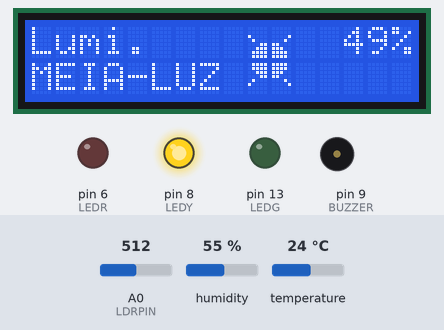
The sketch below on a simulated Arduino Uno, built with avr-gcc and run on an emulated ATmega328P. Shown: 16×2 character LCD, output pins drawn as LEDs (lit = HIGH), buzzer (waves = sounding). The test bench sets the inputs (shaded band); at power-on: A0 (LDRPIN) = 512, humidity 55 %, temperature 24 °C. What the sketch prints to the serial monitor is not drawn.

Above: at 6.2 s.
6.3 s: A0 (LDRPIN) set to 483
At 11.2 s:
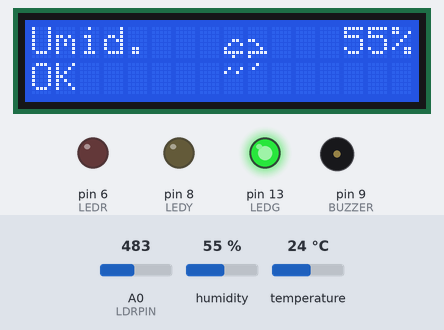
At 21.2 s:
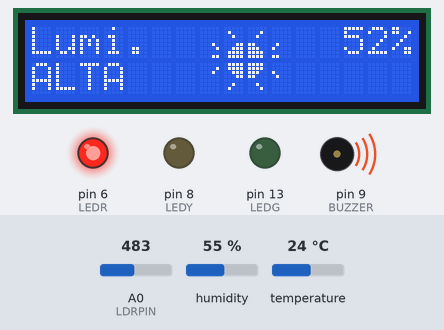
Timing chart, 0 to 26.3 s (numbered marks = the images above; inputs shaded):
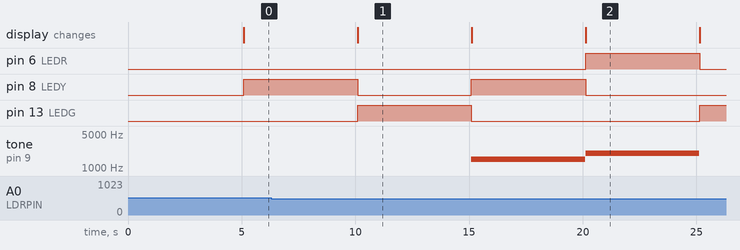

Measured:
- the behaviour switches between 502 and 501 on A0 (LDRPIN) (found by bisection; images 0 and 1)
- after the input at 6.3 s, pin 6 (LEDR): LOW → HIGH after 13.8 s, → LOW 5.0 s later; the display: first differs from a run without the input after 13.8 s (image 2)
- what the display in image 1 shows lasts 5.0 s, from 10.1 s to 15.1 s

The sketch:

codigo-simulador.ino
```cpp
// Adicionando as bibliotecas para o Display e o DHT
#include <LiquidCrystal.h>
#include <DHT.h>

// Definindo o pino do DHT, o tipo do DHT, o número de leituras para o cálculo da média e os pinos dos LEDs
#define DHTPIN 7     // Pino de dados do DHT22 conectado ao pino digital 7
#define DHTTYPE DHT22   // Tipo do sensor DHT
#define LDRPIN A0 // Defino o pino A0 para o LDR
#define NUM_READINGS 10  // Número de leituras para calcular a média
#define LEDG 13 // Define o pino 13 digital para o led VERDE
#define LEDY 8 // Define o pino 8 digital para o led AMARELO
#define LEDR 6 // Define o pino 6 digital para o led VERMELHO
#define BUZZER 9 // Define o pino digital 9 para a buzina
#define DELAY_PADRAO 5000 // Define o delay padrão para 5 segundos

DHT dht(DHTPIN, DHTTYPE);
LiquidCrystal lcd(12, 11, 10, 5, 4, 3, 2);

// Definindo os bytes do desenho do logo
byte logo0x3[] = { B00000, B00011, B00100, B01000, B01000, B10000, B10000, B10000 };
byte logo0x4[] = { B11111, B00000, B11100, B10010, B10010, B10010, B10010, B11100 };
byte logo0x5[] = { B00000, B11000, B00100, B00010, B00010, B00001, B00001, B00001 };
byte logo1x3[] = { B10000, B10000, B01000, B01000, B00100, B00011, B00000, B00000 };
byte logo1x4[] = { B01111, B01000, B01111, B00001, B01111, B00000, B11111, B00000 };
byte logo1x5[] = { B00001, B00001, B00010, B00010, B00100, B11000, B00000, B00000 };

// Desenho da lua (luminosidade ok)
byte lua8x0[] = { B00000, B00000, B00000, B00001, B00111, B01110, B01110, B11110 };
byte lua9x0[] = { B00000, B00000, B00000, B10000, B00000, B00000, B00000, B00000 };
byte lua8x1[] = { B11110, B01110, B01110, B00111, B00011, B00000, B00000, B00000 };
byte lua9x1[] = { B00000, B00000, B00001, B11110, B11100, B00000, B00000, B00000 };

// Desenho do sol (luminosidade meia-luz)
byte solm9x0[] = { B00000, B00000, B10000, B01000, B00011, B00111, B01111, B01111 };
byte solm10x0[] = { B00000, B00000, B00001, B00010, B11000, B11100, B11110, B11110 };
byte solm9x1[] = { B01111, B01111, B00111, B00011, B01000, B10000, B00000, B00000 };
byte solm10x1[] = { B11110, B11110, B11100, B11000, B00010, B00001, B00000, B00000 };

// Desenho do sol escaldante (luminosidade alta)
byte sol7x0[] = { B00000, B00000, B00000, B00000, B00010, B00001, B00000, B00011 };
byte sol8x0[] = { B00000, B01000, B00100, B00000, B00011, B00111, B01111, B01111 };
byte sol9x0[] = { B00000, B00010, B00100, B00000, B11000, B11100, B11110, B11110 };
byte sol10x0[] = { B00000, B00000, B00000, B00000, B01000, B10000, B00000, B11000 };
byte sol7x1[] = { B00000, B00001, B00010, B00000, B00000, B00000, B00000, B00000 };
byte sol8x1[] = { B01111, B01111, B00111, B00011, B00000, B00100, B01000, B00000 };
byte sol9x1[] = { B11110, B11110, B11100, B11000, B00000, B00100, B00010, B00000 };
byte sol10x1[] = { B00000, B00000, B10000, B01000, B00000, B00000, B00000, B00000 };

// Desenho da nuvem seca (umidade baixa)
byte nuvems8x0[] = { B00000, B00000, B00000, B00110, B01001, B10000, B11111, B00100 };
byte nuvems9x0[] = { B00000, B00000, B00000, B11000, B00100, B00010, B11111, B10000 };
byte nuvems8x1[] = { B01001, B00000, B00000, B00000, B00000, B00000, B00000, B00000 };
byte nuvems9x1[] = { B00000, B00000, B00000, B00000, B00000, B00000, B00000, B00000 };

// Desenho da nuvem meio cheia (umidade ok)
byte nuvemmc8x0[] = { B00000, B00000, B00000, B00110, B01001, B10000, B11111, B00100 };
byte nuvemmc9x0[] = { B00000, B00000, B00000, B11000, B00100, B00010, B11111, B10000 };
byte nuvemmc8x1[] = { B00000, B01001, B10010, B00000, B00000, B00000, B00000, B00000 };
byte nuvemmc9x1[] = { B00100, B01000, B00000, B00000, B00000, B00000, B00000, B00000 };

// Desenho da nuvem cheia (umidade alta)
byte nuvemc8x0[] = { B00000, B00000, B00000, B00110, B01001, B10000, B11111, B00100 };
byte nuvemc9x0[] = { B00000, B00000, B00000, B11000, B00100, B00010, B11111, B10100 };
byte nuvemc8x1[] = { B01001, B10010, B00000, B00101, B01000, B00000, B00100, B00000 };
byte nuvemc9x1[] = { B01000, B00000, B10000, B00100, B01000, B00000, B00000, B00000 };

// Desenho do termômetro vazio (temperatura baixa)
byte term8x0[] = { B00001, B00010, B00011, B00011, B00010, B00011, B00010, B00011 };
byte term9x0[] = { B10000, B01000, B01000, B01000, B01000, B01000, B01000, B01000 };
byte term8x1[] = { B00010, B00100, B01000, B01011, B01001, B00100, B00011, B00000 };
byte term9x1[] = { B01000, B00100, B00010, B11010, B10010, B00100, B11000, B00000 };

// Desenho do termômetro meio cheio (temperatura ok)
byte termm8x0[] = { B00000, B00001, B00010, B00011, B00010, B00011, B00010, B00011 };
byte termm9x0[] = { B00000, B10000, B01000, B01000, B01000, B01000, B01000, B01000 };
byte termm8x1[] = { B00011, B00101, B01011, B01011, B01001, B00100, B00011, B00000 };
byte termm9x1[] = { B11000, B10100, B11010, B11010, B10010, B00100, B11000, B00000 };

// Desenho do termômetro cheio (temperatura alta)
byte termc8x0[] = { B00001, B00010, B00011, B00011, B00010, B00011, B00010, B00011 };
byte termc9x0[] = { B10000, B11000, B11000, B11000, B11000, B11000, B11000, B11000 };
byte termc8x1[] = { B00011, B00101, B01011, B01011, B01001, B00100, B00011, B00000 };
byte termc9x1[] = { B11000, B10100, B11010, B11010, B10010, B00100, B11000, B00000 };

// Desenho da nuvem (umidade)
byte nuvem7x0[] = { B00000, B00000, B00000, B00000, B00000, B00000, B00001, B00000 };
byte nuvem8x0[] = { B00000, B00000, B00000, B00110, B01001, B10000, B11111, B00100 };
byte nuvem9x0[] = { B00000, B00000, B00000, B11000, B00100, B00010, B11111, B10000 };
byte nuvem8x1[] = { B01001, B10010, B00000, B00010, B00100, B00000, B00000, B00000 };
byte nuvem9x1[] = { B01000, B10000, B00100, B01000, B00000, B00000, B00000, B00000 };


void setup()
{
  // Iniciando o serial
  Serial.begin(9600);
  Serial.println("D A T A   S P H E R E");

  // Definindo os pinos dos leds como SAÍDA
  pinMode(LDRPIN, INPUT);  // Define o pino LDRPIN como saída
  pinMode(LEDG, OUTPUT);   // Define o pino LEDG como saída
  pinMode(LEDY, OUTPUT);   // Define o pino LEDY como saída
  pinMode(LEDR, OUTPUT);   // Define o pino LEDR como saída
  pinMode(BUZZER, OUTPUT); // Define o pino BUZZER como saída

  // Iniciando o DHT e o Display 16 x 2
  dht.begin();
  lcd.begin(16,2);

  // Criando os caracteres para o desenho do logo para o display
  lcd.createChar(0, logo0x3);
  lcd.createChar(1, logo0x4);
  lcd.createChar(2, logo0x5);
  lcd.createChar(3, logo1x3);
  lcd.createChar(4, logo1x4);
  lcd.createChar(5, logo1x5);

  // Mostrando o LOGO no Display
  lcd.clear();
  lcd.setCursor(3, 0);
  lcd.write(byte(0));
  lcd.setCursor(4, 0);
  lcd.write(byte(1));
  lcd.setCursor(5, 0);
  lcd.write(byte(2));
  lcd.setCursor(3, 1);
  lcd.write(byte(3));
  lcd.setCursor(4, 1);
  lcd.write(byte(4));
  lcd.setCursor(5, 1);
  lcd.write(byte(5));

  lcd.setCursor(7, 0);
  lcd.print("DATA");
  lcd.setCursor(8, 1);
  lcd.print("SPHERE");


  // Delay para o logo da empresa aparecer no display por 5 segundos
  delay(DELAY_PADRAO);
}

void loop() {

  // Definindo o valor da umidade e temperatura
  float humidity = 0;
  float temperature = 0;
  float luminosityLux = 0;

  // Realizando X leituras e calculando a média da umidade e temperatura
  for (int i = 0; i < NUM_READINGS; i++) {
  humidity += dht.readHumidity();          // Soma as leituras de umidade
  temperature += dht.readTemperature();    // Soma as leituras de temperatura
  luminosityLux += analogRead(LDRPIN);     // Soma as leituras da luminosidade
  }

  // Calcula a média das leituras
  luminosityLux /= NUM_READINGS;
  humidity /= NUM_READINGS;
  temperature /= NUM_READINGS;

  // Convertendo a Luminosidade
  float luminosity = map(luminosityLux, 1023, 0, 0, 100);

  // Convertendo o valores da luminosidade, umidade e temperatura para int, para não aparecer casas decimais no display
  int luminosityInt = static_cast<int>(luminosity);
  int humidityInt = static_cast<int>(humidity);
  int temperatureInt = static_cast<int>(temperature);

 // Escrevendo Luminosidade no display
  lcd.clear();
  lcd.setCursor(0, 0);
  lcd.print("Lumi.");

  // Verifica o valor da média da LUMINOSIDADE e mostra no serial e no display
if (luminosity <= 15) {
    // Faça algo se a luminosidade for baixa
    // Desliga os outros LEDs e liga o verde, indicando luminosidade baixa (ok)
    digitalWrite(LEDG, HIGH); // Liga o LED verde
    digitalWrite(LEDY, LOW);  // Desliga o LED amarelo
    digitalWrite(LEDR, LOW);  // Desliga o LED vermelho

    Serial.print("Luminosidade ESCURA: ");

    // Escreve no display no estado da umidade
    lcd.setCursor(0, 1);
    lcd.print("OK");

    // Criando os caracteres para o desenho da lua para o display
    lcd.createChar(0, lua8x0);
    lcd.createChar(1, lua9x0);
    lcd.createChar(2, lua8x1);
    lcd.createChar(3, lua9x1);

    // Mostrando a lua no display
    lcd.setCursor(8, 0);
    lcd.write(byte(0));
    lcd.setCursor(9, 0);
    lcd.write(byte(1));
    lcd.setCursor(8, 1);
    lcd.write(byte(2));
    lcd.setCursor(9, 1);
    lcd.write(byte(3));

} else if (luminosity > 15 && luminosity <= 50) {
    // Faça algo se a luminosidade estiver moderada
    // Desliga os outros LEDs e liga o amarelo, indicando luminosidade moderada (alerta)
    digitalWrite(LEDG, LOW); // Desliga o LED verde
    digitalWrite(LEDY, HIGH);  // Liga o LED amarelo
    digitalWrite(LEDR, LOW);  // Desliga o LED vermelho

    Serial.print("Luminosidade MODERADA: ");

    // Escreve no display no estado da umidade
    lcd.setCursor(0, 1);
    lcd.print("MEIA-LUZ");

    // Criando os caracteres para o desenho do sol para o display

    lcd.createChar(0, solm9x0);
    lcd.createChar(1, solm10x0);
    lcd.createChar(2, solm9x1);
    lcd.createChar(3, solm10x1);

    // Mostrando a lua no display
    lcd.setCursor(9, 0);
    lcd.write(byte(0));
    lcd.setCursor(10, 0);
    lcd.write(byte(1));
    lcd.setCursor(9, 1);
    lcd.write(byte(2));
    lcd.setCursor(10, 1);
    lcd.write(byte(3));

} else {
    // Faça algo se a luminosidade estiver alta
    // Desliga os outros LEDs e liga o vermelho, indicando luminosidade alta (estado crítico)
    digitalWrite(LEDG, LOW); // Desliga o LED verde
    digitalWrite(LEDY, LOW);  // Desliga o LED amarelo
    digitalWrite(LEDR, HIGH);  // Liga o LED vermelho

    tone(BUZZER, 2000, 5000); // Dispara a buzina a uma frequência DE 2000Hz por 5 segundos

    Serial.print("Luminosidade ALTA: ");

    // Escreve no display no estado da umidade
    lcd.setCursor(0, 1);
    lcd.print("ALTA");

    // Criando os caracteres para o desenho do sol para o display
    lcd.createChar(0, sol7x0);
    lcd.createChar(1, sol8x0);
    lcd.createChar(2, sol9x0);
    lcd.createChar(3, sol10x0);
    lcd.createChar(4, sol7x1);
    lcd.createChar(5, sol8x1);
    lcd.createChar(6, sol9x1);
    lcd.createChar(7, sol10x1);

    // Mostrando o sol no display
    lcd.setCursor(7, 0);
    lcd.write(byte(0));
    lcd.setCursor(8, 0);
    lcd.write(byte(1));
    lcd.setCursor(9, 0);
    lcd.write(byte(2));
    lcd.setCursor(10, 0);
    lcd.write(byte(3));
    lcd.setCursor(7, 1);
    lcd.write(byte(4));
    lcd.setCursor(8, 1);
    lcd.write(byte(5));
    lcd.setCursor(9, 1);
    lcd.write(byte(6));
    lcd.setCursor(10, 1);
    lcd.write(byte(7));

}

  // Mostra a porcentagem de luminosidade no Serial e no Display
  Serial.print(luminosity);
  Serial.println(" %\t");
  lcd.setCursor(13,0);
  lcd.print(luminosityInt);
  lcd.setCursor(15, 0);
  lcd.print("%");

delay(DELAY_PADRAO);

  // Escrevendo Umidade no display
  lcd.clear();
  lcd.setCursor(0, 0);
  lcd.print("Umid.");

  // Verifica o valor da média da UMIDADE e mostra no serial e no display
  // Se a umidade estiver abaixo de 50%
  if (humidity < 50) {

    // Desliga os outros LEDs e liga o vermelho, indicando estado crítico
    digitalWrite(LEDG, LOW); // Desliga o LED verde
    digitalWrite(LEDY, LOW);  // Desliga o LED amarelo
    digitalWrite(LEDR, HIGH);  // Liga o LED vermelho

    tone(BUZZER, 2000, 5000); // Dispara a buzina a uma frequência DE 2000Hz por 5 segundos

    Serial.print("Umidade BAIXA: ");

    // Escreve no display no estado da umidade
    lcd.setCursor(0, 1);
    lcd.print("BAIXA");

    // Criando os caracteres para o desenho da nuvem seca para o display
    lcd.createChar(0, nuvems8x0);
    lcd.createChar(1, nuvems9x0);
    lcd.createChar(2, nuvems8x1);
    lcd.createChar(3, nuvems9x1);

    // Mostrando a nuvem seca no display
    lcd.setCursor(8, 0);
    lcd.write(byte(0));
    lcd.setCursor(9, 0);
    lcd.write(byte(1));
    lcd.setCursor(8, 1);
    lcd.write(byte(2));
    lcd.setCursor(9, 1);
    lcd.write(byte(3));


  // Se a umidade estiver entre 50% e 70%
  } else if (humidity >= 50 && humidity <= 70) {

    // Desliga os outros LEDs e liga o verde, indicando que está OK
    digitalWrite(LEDG, HIGH); // Liga o LED verde
    digitalWrite(LEDY, LOW);  // Desliga o LED amarelo
    digitalWrite(LEDR, LOW);  // Desliga o LED vermelho

    Serial.print("Umidade OK: ");

    // Escreve no display no estado da umidade
    lcd.setCursor(0, 1);
    lcd.print("OK");

    // Criando os caracteres para o desenho da nuvem meio cheia para o display
    lcd.createChar(0, nuvemmc8x0);
    lcd.createChar(1, nuvemmc9x0);
    lcd.createChar(2, nuvemmc8x1);
    lcd.createChar(3, nuvemmc9x1);

    // Mostrando a nuvem meio cheia no display
    lcd.setCursor(8, 0);
    lcd.write(byte(0));
    lcd.setCursor(9, 0);
    lcd.write(byte(1));
    lcd.setCursor(8, 1);
    lcd.write(byte(2));
    lcd.setCursor(9, 1);
    lcd.write(byte(3));

  // Se a umidade estiver acima de 70%
  } else if (humidity > 70) {

    // Desliga os outros LEDs e liga o vermelho, indicando estado crítico
    digitalWrite(LEDG, LOW); // Desliga o LED verde
    digitalWrite(LEDY, LOW);  // Desliga o LED amarelo
    digitalWrite(LEDR, HIGH);  // Liga o LED vermelho

    tone(BUZZER, 2000, 5000); // Dispara a buzina a uma frequência DE 2000Hz por 5 segundos

    Serial.print("Umidade ALTA: ");

    // Escreve no display no estado da umidade
    lcd.setCursor(0, 1);
    lcd.print("ALTA");

    // Criando os caracteres para o desenho da nuvem cheia para o display
    lcd.createChar(0, nuvemc8x0);
    lcd.createChar(1, nuvemc9x0);
    lcd.createChar(2, nuvemc8x1);
    lcd.createChar(3, nuvemc9x1);

    // Mostrando a nuvem cheia no display
    lcd.setCursor(8, 0);
    lcd.write(byte(0));
    lcd.setCursor(9, 0);
    lcd.write(byte(1));
    lcd.setCursor(8, 1);
    lcd.write(byte(2));
    lcd.setCursor(9, 1);
    lcd.write(byte(3));

  }

  // Mostra a porcentagem de umidade no Serial e no Display
  Serial.print(humidity);
  Serial.println(" %\t");
  lcd.setCursor(13,0);
  lcd.print(humidityInt);
  lcd.setCursor(15, 0);
  lcd.print("%");

  // Delay para mostrar a umidade no display por 5 segundos
  delay(DELAY_PADRAO);

  lcd.clear();
  lcd.setCursor(0, 0);
  lcd.print("Temp.");

  // Verifica o valor da média da TEMPERATURA e mostra no serial e no display
  if (temperature < 10) {

    // Desliga os outros LEDs e liga o amarelo, indicando estado de alerta
    digitalWrite(LEDG, LOW); // Desliga o LED verde
    digitalWrite(LEDY, HIGH);  // Liga o LED amarelo
    digitalWrite(LEDR, LOW);  // Desliga o LED vermelho

    tone(BUZZER, 1500, 5000); // Dispara a buzina a uma frequência DE 1500Hz por 5 segundos

    Serial.print("Temperatura BAIXA: ");

    // Escreve no display no estado da temperatura
    lcd.setCursor(0, 1);
    lcd.print("BAIXA");

    // Criando os caracteres para o desenho do termômetro vazio para o display
    lcd.createChar(0, term8x0);
    lcd.createChar(1, term9x0);
    lcd.createChar(2, term8x1);
    lcd.createChar(3, term9x1);

    // Mostrando o termômetro vazio na tela
    lcd.setCursor(8, 0);
    lcd.write(byte(0));
    lcd.setCursor(9, 0);
    lcd.write(byte(1));
    lcd.setCursor(8, 1);
    lcd.write(byte(2));
    lcd.setCursor(9, 1);
    lcd.write(byte(3));


  } else if (temperature >= 10 && temperature <= 15) {

    // Desliga os outros LEDs e liga o verde, indicando que está OK
    digitalWrite(LEDG, HIGH); // Liga o LED verde
    digitalWrite(LEDY, LOW);  // Desliga o LED amarelo
    digitalWrite(LEDR, LOW);  // Desliga o LED vermelho

    Serial.print("Temperatura OK: ");

    // Escreve no display no estado da temperatura
    lcd.setCursor(0, 1);
    lcd.print("OK");

    // Criando os caracteres para o desenho do termômetro meio cheio para o display
    lcd.createChar(0, termm8x0);
    lcd.createChar(1, termm9x0);
    lcd.createChar(2, termm8x1);
    lcd.createChar(3, termm9x1);

    // Mostrando a lua no display
    lcd.setCursor(8, 0);
    lcd.write(byte(0));
    lcd.setCursor(9, 0);
    lcd.write(byte(1));
    lcd.setCursor(8, 1);
    lcd.write(byte(2));
    lcd.setCursor(9, 1);
    lcd.write(byte(3));

  } else if (temperature > 15) {

    // Desliga os outros LEDs e liga o amarelo, indicando estado de alerta
    digitalWrite(LEDG, LOW); // Desliga o LED verde
    digitalWrite(LEDY, HIGH);  // Liga o LED amarelo
    digitalWrite(LEDR, LOW);  // Desliga o LED vermelho

    tone(BUZZER, 1500, 5000); // Dispara a buzina a uma frequência DE 1500Hz por 5 segundos

    Serial.print("Temperatura ALTA: ");

    // Escreve no display no estado da temperatura
    lcd.setCursor(0, 1);
    lcd.print("ALTA");

    // Criando os caracteres para o desenho do termômetro cheio para o display
    lcd.createChar(0, termc8x0);
    lcd.createChar(1, termc9x0);
    lcd.createChar(2, termc8x1);
    lcd.createChar(3, termc9x1);

    // Mostrando o termômetro vazio na tela
    lcd.setCursor(8, 0);
    lcd.write(byte(0));
    lcd.setCursor(9, 0);
    lcd.write(byte(1));
    lcd.setCursor(8, 1);
    lcd.write(byte(2));
    lcd.setCursor(9, 1);
    lcd.write(byte(3));

  }

  // Mostra a temperatura em graus celsius no Serial e no Display
  Serial.print(temperature);
  Serial.println(" °C");
  lcd.setCursor(13,0);
  lcd.print(temperatureInt);
  lcd.setCursor(15, 0);
  lcd.print("C");

  // Delay para mostrar a temperatura no display por 5 segundos
  delay(DELAY_PADRAO);

}
```
